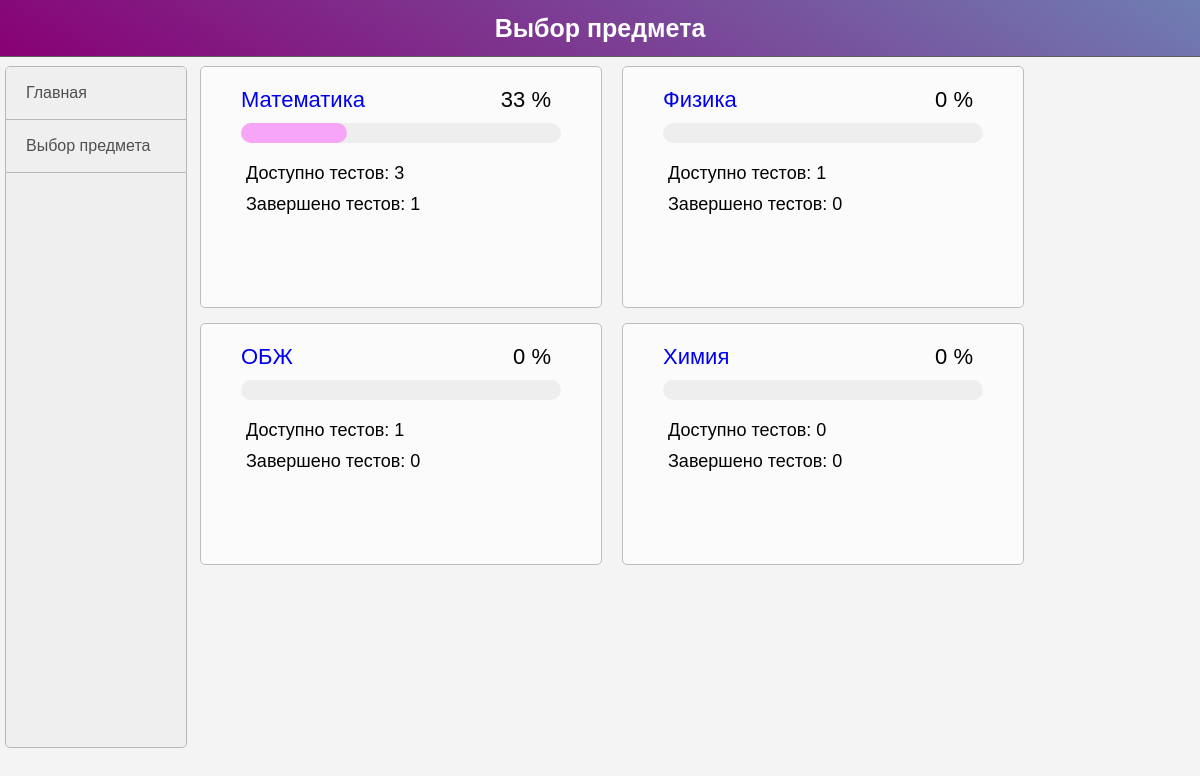
The page /subjects (signed in) on the database its author committed.
### models.py (models this page shows, shortened)
class Subjects(db.Model):
    id = db.Column(db.Integer, primary_key=True)
    name = db.Column(db.String)

### main.py (the view)
@app.route('/subjects')
@login_required
def subjects():
    subjects = []
    for s in Subjects.query.all():
        tests = Tests.query.filter_by(subject_id=s.id)
        tests_count= len(list(tests))
        completed_tests_count = len(list(Attempt.query.with_entities(Attempt.test_id, Attempt.user_id).filter(Attempt.test_id.in_(t.id for t in tests), Attempt.user_id.is_(g.user.id)).distinct()))
        progress = round(completed_tests_count/tests_count*100) if tests_count > 0 else 0
        subjects.append({**vars(s), 'tests_count': tests_count, 'completed_tests_count': completed_tests_count, 'progress': progress})
    return render_template('subjects.html', subjects=subjects)

### main.py (called while the page is built)
@app.before_request
def before_request():
    g.user = current_user
    g.id = 0 if not g.user.is_authenticated else g.user.id

### models.py (called while the page is built)
@lm.user_loader
def load_user(id):
    return Users.query.get(int(id))

### templates/subjects.html (shortened to what this page needs)
{% extends "base.html" %}
{% block title %}Выбор предмета{% endblock %}
{% block content %}
	{% for subj in subjects %}
	<div class="content-block">
		<div class="progress"> {{subj.progress}} %</div>
		<div class="subject-name">
			<a href={{ url_for('tests_view', subject_id=subj.id) }}>
				{{subj.name}}
			</a>
		</div>
		<div class="bar">
			<div id="{{ subj.id }}" class="progress__bar"></div>
		</div>
		<div class="tests-count"> Доступно тестов: {{subj.tests_count}} </div>
		<div class="completed-tests-count"> Завершено тестов: {{subj.completed_tests_count}} </div>
	</div>
	{% endfor %}
{% endblock %}

### templates/base.html (style rules this page uses)
body { margin: 0px; font-family: sans-serif; background-color: #f4f4f4; }
.content-block { margin: 10px 20px 5px 20px; padding-left: 35px; border: 1px solid #bdbdbd; border-radius: 5px; background-color: #fbfbfb; padding: 20px 40px; }
a { text-decoration: none; }

### templates/subjects.html (style rules this page uses)
.content-block { width: 21vw; height: 25vh; min-height: 70px; min-width: 320px; float: left; margin: 10px 0 5px 20px; overflow: hidden; }
.bar { width: 100%; height: 20px; margin: 10px 0; background: #eee; border-radius: 25px; }
.progress__bar { height: 20px; width: 0%; background: #f6f8; border-radius: 25px; }
.progress { margin-right: 10px; float: right; font-size: 22px; }
.subject-name { font-size: 22px; text-decoration: none; color: #5d0095; }
.tests-count, .completed-tests-count { padding: 10px 0 0 5px; font-size: 18px; }

### rows shown on the page
Subjects: progress "33", name "Математика", tests_count "3", completed_tests_count "1"
Subjects: progress "0", name "Физика", tests_count "1", completed_tests_count "0"
Subjects: progress "0", name "ОБЖ", tests_count "1", completed_tests_count "0"
Subjects: progress "0", name "Химия", tests_count "0", completed_tests_count "0"
